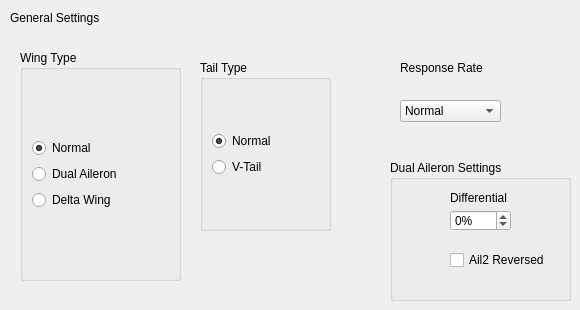
           <widget class="QWidget" name="generalPage">
            <widget class="QLabel" name="label_9">
             <property name="geometry">
              <rect>
               <x>10</x>
               <y>10</y>
               <width>101</width>
               <height>16</height>
              </rect>
             </property>
             <property name="text">
              <string>General Settings</string>
             </property>
            </widget>
            <widget class="QGroupBox" name="wingTypeGroupBox">
             <property name="geometry">
              <rect>
               <x>20</x>
               <y>50</y>
               <width>161</width>
               <height>231</height>
              </rect>
             </property>
             <property name="title">
              <string>Wing Type</string>
             </property>
             <property name="flat">
              <bool>false</bool>
             </property>
             <property name="checkable">
              <bool>false</bool>
             </property>
             <layout class="QGridLayout" name="gridLayout_6">
              <item row="0" column="0">
               <layout class="QGridLayout" name="gridLayout_4">
                <item row="0" column="0">
                 <widget class="QRadioButton" name="wingNormalRB">
                  <property name="text">
                   <string>Normal</string>
                  </property>
                  <property name="checked">
                   <bool>true</bool>
                  </property>
                 </widget>
                </item>
                <item row="1" column="0">
                 <widget class="QRadioButton" name="wingDualAilRB">
                  <property name="text">
                   <string>Dual Aileron</string>
                  </property>
                 </widget>
                </item>
                <item row="2" column="0">
                 <widget class="QRadioButton" name="wingDeltaRB">
                  <property name="text">
                   <string>Delta Wing</string>
                  </property>
                 </widget>
                </item>
               </layout>
              </item>
             </layout>
            </widget>
            <widget class="QGroupBox" name="tailTypeGroupBox">
             <property name="geometry">
              <rect>
               <x>200</x>
               <y>60</y>
               <width>131</width>
               <height>171</height>
              </rect>
             </property>
             <property name="title">
              <string>Tail Type</string>
             </property>
             <layout class="QGridLayout" name="gridLayout_5">
              <item row="0" column="0">
               <layout class="QVBoxLayout" name="verticalLayout_3">
                <item>
                 <widget class="QRadioButton" name="tailNormalRB">
                  <property name="text">
                   <string>Normal</string>
                  </property>
                  <property name="checked">
                   <bool>true</bool>
                  </property>
                 </widget>
                </item>
                <item>
                 <widget class="QRadioButton" name="tailVRB">
                  <property name="text">
                   <string>V-Tail</string>
                  </property>
                 </widget>
                </item>
               </layout>
              </item>
             </layout>
            </widget>
            <widget class="QComboBox" name="responseRateCB">
             <property name="geometry">
              <rect>
               <x>400</x>
               <y>100</y>
               <width>101</width>
               <height>22</height>
              </rect>
             </property>
             <property name="currentIndex">
              <number>2</number>
             </property>
             <item>
              <property name="text">
               <string>Very Slow</string>
              </property>
             </item>
             <item>
              <property name="text">
               <string>Slow</string>
              </property>
             </item>
             <item>
              <property name="text">
               <string>Normal</string>
              </property>
             </item>
             <item>
              <property name="text">
               <string>Fast</string>
              </property>
             </item>
             <item>
              <property name="text">
               <string>Very Fast</string>
              </property>
             </item>
            </widget>
            <widget class="QLabel" name="label_13">
             <property name="geometry">
              <rect>
               <x>400</x>
               <y>60</y>
               <width>91</width>
               <height>16</height>
              </rect>
             </property>
             <property name="text">
              <string>Response Rate</string>
             </property>
            </widget>
            <widget class="QGroupBox" name="dualAileronGroupBox">
             <property name="geometry">
              <rect>
               <x>390</x>
               <y>160</y>
               <width>181</width>
               <height>141</height>
              </rect>
             </property>
             <property name="title">
              <string>Dual Aileron Settings</string>
             </property>
             <widget class="QSpinBox" name="differentailSpinBox">
              <property name="geometry">
               <rect>
                <x>60</x>
                <y>50</y>
                <width>61</width>
                <height>21</height>
               </rect>
              </property>
              <property name="alignment">
               <set>Qt::AlignLeading|Qt::AlignLeft|Qt::AlignVCenter</set>
              </property>
              <property name="suffix">
               <string>%</string>
              </property>
              <property name="minimum">
               <number>-100</number>
              </property>
              <property name="maximum">
               <number>100</number>
              </property>
             </widget>
             <widget class="QLabel" name="label_14">
              <property name="geometry">
               <rect>
                <x>60</x>
                <y>30</y>
                <width>91</width>
                <height>16</height>
               </rect>
              </property>
              <property name="text">
               <string>Differential</string>
              </property>
             </widget>
             <widget class="QCheckBox" name="ail2ReversedRB">
              <property name="geometry">
               <rect>
                <x>60</x>
                <y>90</y>
                <width>101</width>
                <height>20</height>
               </rect>
              </property>
              <property name="text">
               <string>Ail2 Reversed</string>
              </property>
             </widget>
            </widget>
           </widget>
